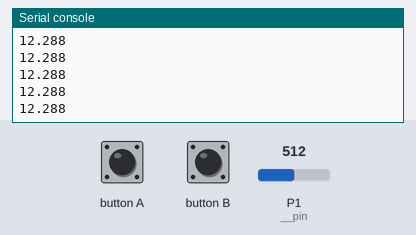
This program was run on a simulated BBC micro:bit running MicroPython. Shown: the last lines printed to the serial console. The test bench sets the inputs (shaded band); at power-on: P1 (__pin) = 512 (analog values on the 0–1023 scale).

Above: at 1.2 s.
1.3 s: P1 (__pin) set to 716
At 1.9 s:
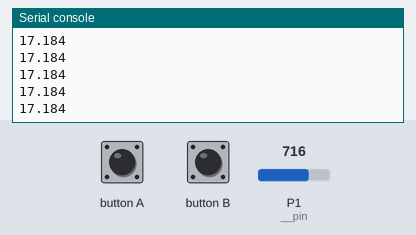
2.8 s: P1 (__pin) set to 900
At 3.6 s:
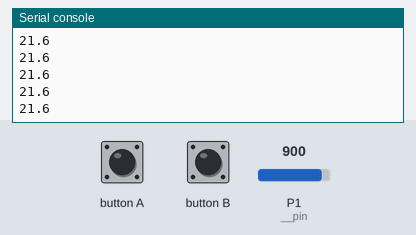
Timing chart, 0 to 4.8 s (numbered marks = the images above; inputs shaded):
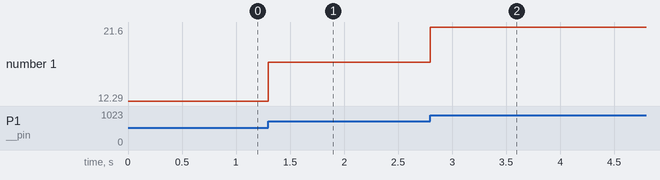

Measured:
- after the input at 1.3 s, the serial console: prints a new line at once (image 1)
- after the input at 2.8 s, the serial console: prints a new line at once (image 2)
- plotted number 1: 12.29 → 17.18 after the input at 1.3 s, 17.18 → 21.6 after the input at 2.8 s

The program:

uvlevel.py
```python
from microbit import *
from enum import *


class UVLEVEL(object):
    """基本描述

    紫外线强度传感器

    Args:
        RJ_pin (pin): 连接端口

    Returns:
        value: 紫外线强度值 0-15
    """
    def __init__(self, RJ_pin):
        if RJ_pin == J1:
            self.__pin = pin1
        elif RJ_pin == J2:
            self.__pin = pin2

    def get_uvlevel(self):
        """基本描述

        读取当前紫外线值

        Returns:
            value: 紫外线强度值 0-15
        """
        __value = self.__pin.read_analog()
        value = ((__value - 0) * (15 - 0)) / (625 - 0) + 0
        return value


if __name__ == "__main__":
    s = UVLEVEL(J1)
    while True:
        print(s.get_uvlevel())
```

enum.py
```python
from microbit import *

J1 = pin8
J2 = pin12
J3 = pin14
J4 = pin16
```
